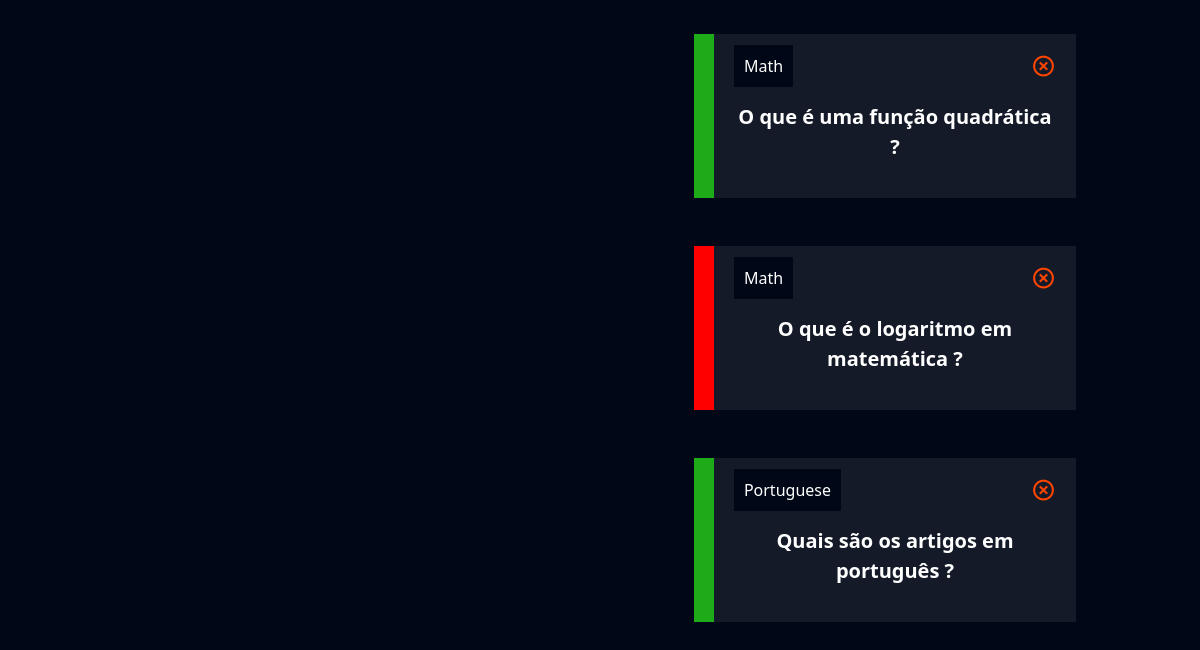
Before: /flashcard/new_flashcard/ (signed in, lower part) with the older database file.
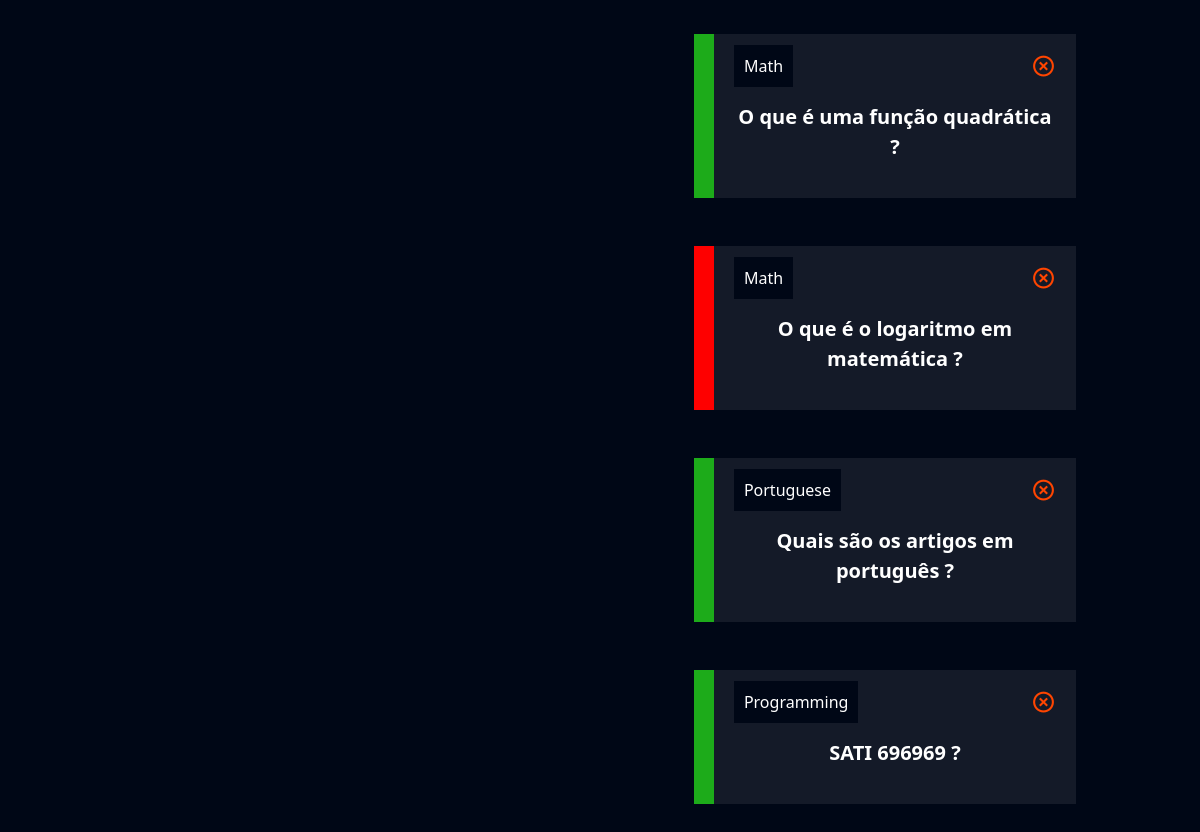
After: the same page with the newer database file.
### flashcard/models.py (models this page shows, shortened)
class Flashcard(models.Model):
    DIFFICULTY_CHOICES = (('H', 'Hard'), ('M', 'Medium '), ('E', 'Easy'))
    user = models.ForeignKey(User, on_delete=models.DO_NOTHING)
    question = models.CharField(max_length=100)
    answer = models.TextField()
    category = models.ForeignKey(Category, on_delete=models.DO_NOTHING)
    difficulty = models.CharField(max_length=1, choices=DIFFICULTY_CHOICES)
    @property
    def css_difficulty(self):
        if self.difficulty == 'E':
            return 'flashcard-easy'
        elif self.difficulty == 'M':
            return 'flashcard-medium'
        elif self.difficulty == 'H':
            return 'flashcard-hard'

class Category(models.Model):
    name = models.CharField(max_length = 20)
    def __str__(self):
        return self.name

### flashcard/views.py (the view, shortened to what this page needs)
# urls.py: path('new_flashcard/', views.new_flashcard, name='new_flashcard'),
def new_flashcard(request):
    if not request.user.is_authenticated:
        return redirect('/users/login')
    if request.method == "GET":
        categories = Category.objects.all()
        difficulties = Flashcard.DIFFICULTY_CHOICES
        flashcards = Flashcard.objects.filter(user = request.user)
        category_filter = request.GET.get('category')
        difficulty_filter = request.GET.get('difficulty')
        if (category_filter):
            flashcards = flashcards.filter(category__id = category_filter)
        if (difficulty_filter):
            flashcards = flashcards.filter(difficulty = difficulty_filter)
        return render(request, 'new_flashcard.html', {'categories': categories, 'difficulties': difficulties, 'flashcards': flashcards})

### flashcard/templates/new_flashcard.html (shortened to what this page needs)
{% extends "base.html" %} {% load static %} {% block 'header' %}
<link href="{% static 'users/css/register.css' %}" rel="stylesheet" />
<link
  href="https://unpkg.com/boxicons@2.1.4/css/boxicons.min.css"
  rel="stylesheet" />
<link href="{% static 'flashcard/css/new_flashcard.css' %}" rel="stylesheet" />
{% endblock 'header' %}
{% block 'content' %}
<div class="container">
  <br />
  <br />
  <div class="row">
    <div class="col-md">
    </div>
    <div class="col-md">
      <br />
      <br />
      {% for flashcard in flashcards %}
      <div class="box-new-flashcard">
        <div class="flashcard {{flashcard.css_difficulty}}">
          <div class="flashcard-category">{{flashcard.category}}</div>
          <a href="{% url 'delete_flashcard' flashcard.id%}"><i class="icone-exit bx bx-x-circle"></i></a>
          <br />
          <br />
          <div class="flashcard-box-item" onclick="flip_card({{flashcard.id}})">
            <p class="flashcard-item">{{flashcard.question}} ?</p>
          </div>
        </div>
      </div>
      <br />
      <br />
      {% endfor %}
    </div>
  </div>
</div>
{% endblock 'content' %}

Changed rows visible on the page:
added Flashcard: category "Programming", question "SATI 696969"
